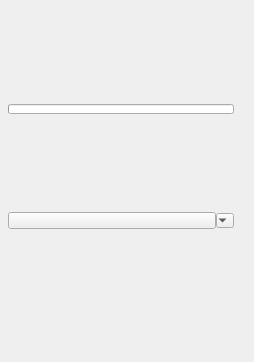
<?xml version="1.0" encoding="UTF-8"?>
<ui version="4.0">
 <class>QtUi</class>
 <widget class="QMainWindow" name="QtUi">
  <property name="enabled">
   <bool>true</bool>
  </property>
  <property name="geometry">
   <rect>
    <x>0</x>
    <y>0</y>
    <width>254</width>
    <height>362</height>
   </rect>
  </property>
  <property name="minimumSize">
   <size>
    <width>120</width>
    <height>0</height>
   </size>
  </property>
  <property name="maximumSize">
   <size>
    <width>999</width>
    <height>999</height>
   </size>
  </property>
  <property name="windowTitle">
   <string>Toolkit</string>
  </property>
  <property name="tabShape">
   <enum>QTabWidget::Triangular</enum>
  </property>
  <property name="dockNestingEnabled">
   <bool>true</bool>
  </property>
  <property name="dockOptions">
   <set>QMainWindow::AllowNestedDocks|QMainWindow::AllowTabbedDocks|QMainWindow::AnimatedDocks|QMainWindow::ForceTabbedDocks</set>
  </property>
  <widget class="QWidget" name="mainWindow">
   <widget class="QWidget" name="layoutWidget_2">
    <property name="geometry">
     <rect>
      <x>8</x>
      <y>6</y>
      <width>226</width>
      <height>321</height>
     </rect>
    </property>
    <layout class="QGridLayout" name="gridLayout_2">
     <property name="spacing">
      <number>0</number>
     </property>
     <item row="1" column="1">
      <widget class="QPushButton_Draggable" name="pin">
       <property name="minimumSize">
        <size>
         <width>19</width>
         <height>17</height>
        </size>
       </property>
       <property name="maximumSize">
        <size>
         <width>999</width>
         <height>17</height>
        </size>
       </property>
       <property name="text">
        <string/>
       </property>
       <property name="checkable">
        <bool>true</bool>
       </property>
      </widget>
     </item>
     <item row="1" column="2">
      <widget class="QComboBox" name="cmb">
       <property name="sizePolicy">
        <sizepolicy hsizetype="Minimum" vsizetype="Ignored">
         <horstretch>0</horstretch>
         <verstretch>0</verstretch>
        </sizepolicy>
       </property>
       <property name="minimumSize">
        <size>
         <width>18</width>
         <height>15</height>
        </size>
       </property>
       <property name="maximumSize">
        <size>
         <width>18</width>
         <height>15</height>
        </size>
       </property>
      </widget>
     </item>
     <item row="0" column="1" colspan="2">
      <widget class="QProgressBar" name="progressBar">
       <property name="sizePolicy">
        <sizepolicy hsizetype="Ignored" vsizetype="Fixed">
         <horstretch>0</horstretch>
         <verstretch>0</verstretch>
        </sizepolicy>
       </property>
       <property name="minimumSize">
        <size>
         <width>0</width>
         <height>10</height>
        </size>
       </property>
       <property name="maximumSize">
        <size>
         <width>16777215</width>
         <height>10</height>
        </size>
       </property>
       <property name="value">
        <number>0</number>
       </property>
       <property name="textVisible">
        <bool>false</bool>
       </property>
      </widget>
     </item>
     <item row="2" column="1" colspan="2">
      <layout class="QHBoxLayout" name="horizontalLayout">
       <item>
        <layout class="QVBoxLayout" name="verticalLayout">
         <property name="spacing">
          <number>12</number>
         </property>
        </layout>
       </item>
       <item>
        <layout class="QVBoxLayout" name="verticalLayout_2">
         <property name="spacing">
          <number>12</number>
         </property>
        </layout>
       </item>
      </layout>
     </item>
    </layout>
   </widget>
  </widget>
 </widget>
 <customwidgets>
  <customwidget>
   <class>QPushButton_Draggable</class>
   <extends>QPushButton</extends>
   <header>widgets.qpushbutton_draggable.h</header>
  </customwidget>
 </customwidgets>
 <resources/>
 <connections/>
 <designerdata>
  <property name="gridDeltaX">
   <number>4</number>
  </property>
  <property name="gridDeltaY">
   <number>6</number>
  </property>
  <property name="gridSnapX">
   <bool>true</bool>
  </property>
  <property name="gridSnapY">
   <bool>true</bool>
  </property>
  <property name="gridVisible">
   <bool>true</bool>
  </property>
 </designerdata>
</ui>
